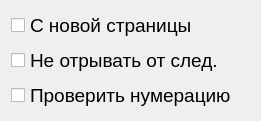
    <widget class="QWidget" name="gridLayoutWidget_9">
     <property name="geometry">
      <rect>
       <x>310</x>
       <y>180</y>
       <width>261</width>
       <height>95</height>
      </rect>
     </property>
     <layout class="QGridLayout" name="gridLayout_9">
      <item row="2" column="0">
       <widget class="QCheckBox" name="CBLVL2NotSpacing">
        <property name="font">
         <font>
          <pointsize>14</pointsize>
          <weight>50</weight>
          <bold>false</bold>
         </font>
        </property>
        <property name="text">
         <string>Не отрывать от след.</string>
        </property>
       </widget>
      </item>
      <item row="1" column="0">
       <widget class="QCheckBox" name="CBLVL2NewPage">
        <property name="font">
         <font>
          <pointsize>14</pointsize>
          <weight>50</weight>
          <bold>false</bold>
         </font>
        </property>
        <property name="text">
         <string>С новой страницы</string>
        </property>
       </widget>
      </item>
      <item row="3" column="0">
       <widget class="QCheckBox" name="CBLVL2CheckNumeration">
        <property name="font">
         <font>
          <pointsize>14</pointsize>
          <weight>50</weight>
          <bold>false</bold>
         </font>
        </property>
        <property name="text">
         <string>Проверить нумерацию</string>
        </property>
       </widget>
      </item>
     </layout>
    </widget>
